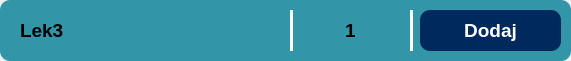
<?xml version="1.0" encoding="UTF-8"?>
<ui version="4.0">
 <class>storeitem</class>
 <widget class="QWidget" name="storeitem">
  <property name="geometry">
   <rect>
    <x>0</x>
    <y>0</y>
    <width>571</width>
    <height>61</height>
   </rect>
  </property>
  <property name="minimumSize">
   <size>
    <width>571</width>
    <height>61</height>
   </size>
  </property>
  <property name="windowTitle">
   <string>Form</string>
  </property>
  <widget class="QFrame" name="frame_50">
   <property name="geometry">
    <rect>
     <x>0</x>
     <y>0</y>
     <width>571</width>
     <height>61</height>
    </rect>
   </property>
   <property name="minimumSize">
    <size>
     <width>571</width>
     <height>61</height>
    </size>
   </property>
   <property name="styleSheet">
    <string notr="true">background-color: rgb(50, 149, 168);
border-radius: 10px;</string>
   </property>
   <property name="frameShape">
    <enum>QFrame::Shape::StyledPanel</enum>
   </property>
   <property name="frameShadow">
    <enum>QFrame::Shadow::Raised</enum>
   </property>
   <widget class="Line" name="line_26">
    <property name="geometry">
     <rect>
      <x>290</x>
      <y>10</y>
      <width>3</width>
      <height>41</height>
     </rect>
    </property>
    <property name="styleSheet">
     <string notr="true">background-color: white;</string>
    </property>
    <property name="orientation">
     <enum>Qt::Orientation::Vertical</enum>
    </property>
   </widget>
   <widget class="Line" name="line_27">
    <property name="geometry">
     <rect>
      <x>410</x>
      <y>10</y>
      <width>3</width>
      <height>41</height>
     </rect>
    </property>
    <property name="styleSheet">
     <string notr="true">background-color: white;</string>
    </property>
    <property name="orientation">
     <enum>Qt::Orientation::Vertical</enum>
    </property>
   </widget>
   <widget class="QLabel" name="medNumLabel">
    <property name="geometry">
     <rect>
      <x>310</x>
      <y>10</y>
      <width>81</width>
      <height>41</height>
     </rect>
    </property>
    <property name="font">
     <font>
      <pointsize>14</pointsize>
      <bold>true</bold>
     </font>
    </property>
    <property name="layoutDirection">
     <enum>Qt::LayoutDirection::LeftToRight</enum>
    </property>
    <property name="styleSheet">
     <string notr="true"/>
    </property>
    <property name="text">
     <string>1</string>
    </property>
    <property name="textFormat">
     <enum>Qt::TextFormat::RichText</enum>
    </property>
    <property name="alignment">
     <set>Qt::AlignmentFlag::AlignCenter</set>
    </property>
   </widget>
   <widget class="QLabel" name="medNameLabel">
    <property name="geometry">
     <rect>
      <x>20</x>
      <y>10</y>
      <width>261</width>
      <height>41</height>
     </rect>
    </property>
    <property name="font">
     <font>
      <pointsize>14</pointsize>
      <bold>true</bold>
     </font>
    </property>
    <property name="layoutDirection">
     <enum>Qt::LayoutDirection::LeftToRight</enum>
    </property>
    <property name="styleSheet">
     <string notr="true"/>
    </property>
    <property name="text">
     <string>Lek3</string>
    </property>
    <property name="textFormat">
     <enum>Qt::TextFormat::RichText</enum>
    </property>
    <property name="alignment">
     <set>Qt::AlignmentFlag::AlignLeading|Qt::AlignmentFlag::AlignLeft|Qt::AlignmentFlag::AlignVCenter</set>
    </property>
   </widget>
   <widget class="QPushButton" name="storeUpdateButton">
    <property name="geometry">
     <rect>
      <x>420</x>
      <y>10</y>
      <width>141</width>
      <height>41</height>
     </rect>
    </property>
    <property name="font">
     <font>
      <pointsize>14</pointsize>
      <bold>true</bold>
     </font>
    </property>
    <property name="styleSheet">
     <string notr="true">background-color: rgb(0, 41, 94);
border-radius: 10px;
color: white;</string>
    </property>
    <property name="text">
     <string>Dodaj</string>
    </property>
   </widget>
  </widget>
 </widget>
 <resources/>
 <connections/>
</ui>
